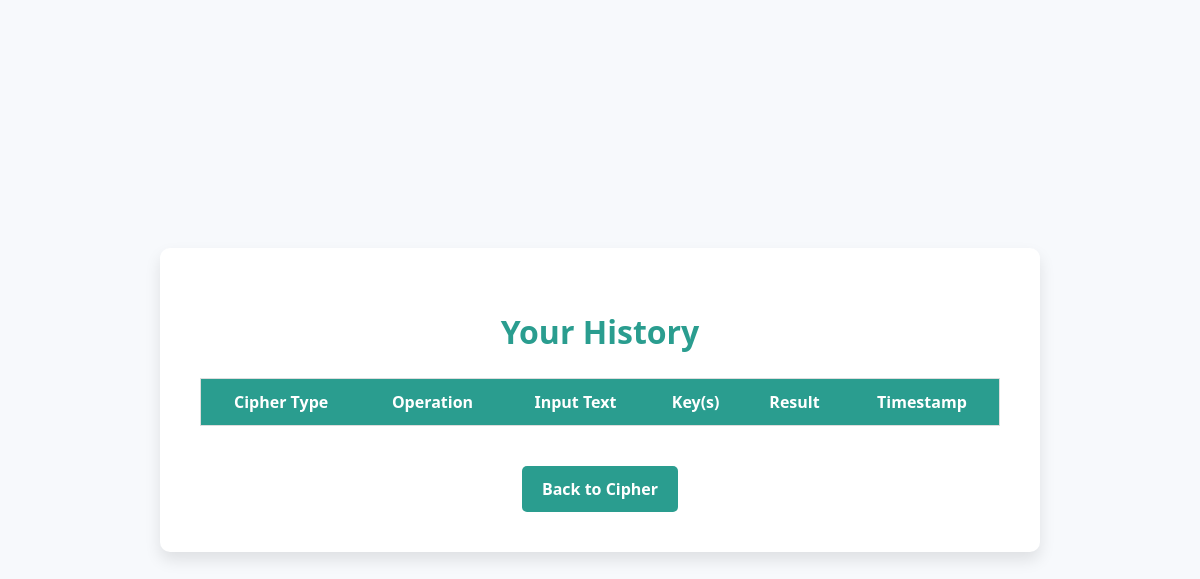
The app's page /history (signed in), older data.
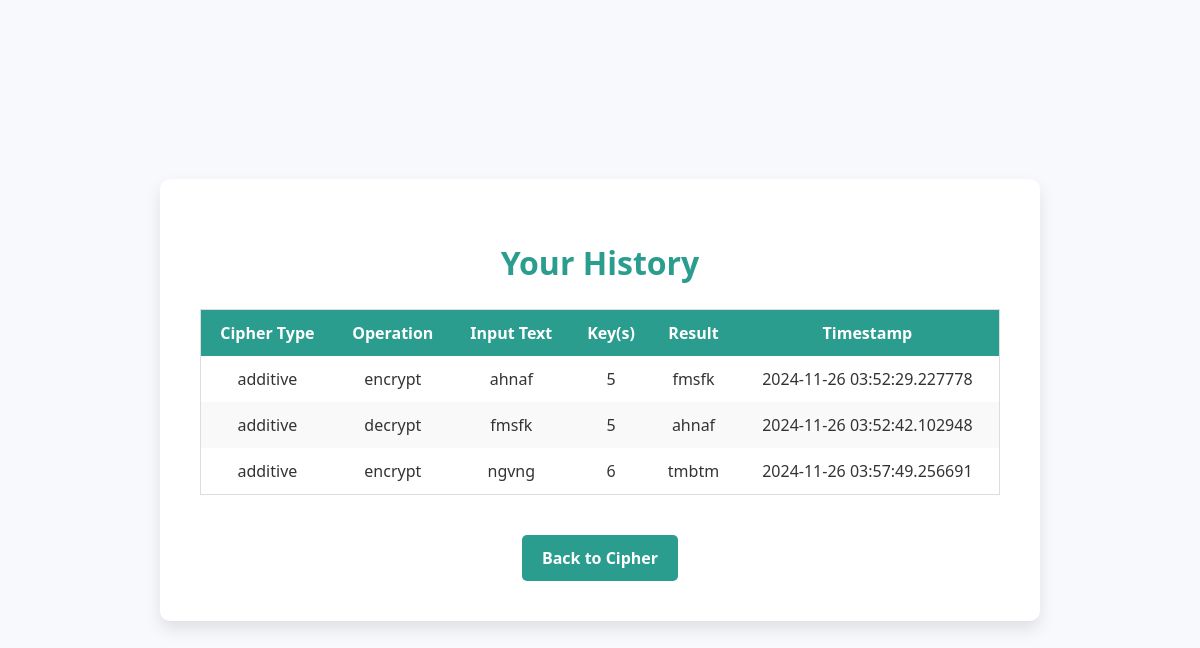
The same page, newer data.
### models.py (models this page shows)
class History(db.Model):
    id = db.Column(db.Integer, primary_key=True)
    user_id = db.Column(db.Integer, db.ForeignKey('user.id'), nullable=False)
    cipher_type = db.Column(db.String(50), nullable=False)
    operation = db.Column(db.String(50), nullable=False)
    input_text = db.Column(db.Text, nullable=False)
    key = db.Column(db.String(150), nullable=True)
    result = db.Column(db.Text, nullable=False)
    timestamp = db.Column(db.DateTime, default=datetime.utcnow)

### app.py (the view)
@app.route('/history')
@login_required
def history():
    history_data = History.query.filter_by(user_id=current_user.id).all()
    return render_template('history.html', history=history_data)

### app.py (called while the page is built)
@login_manager.user_loader
def load_user(user_id):
    return User.query.get(int(user_id))

### templates/history.html (shortened to what this page needs)
<!DOCTYPE html>
<html lang="en">
<head>
    <link rel="stylesheet" href="{{ url_for('static', filename='css/styles.css') }}">
</head>
<body>
    <div class="form-container">
        <h1>Your History</h1>
        <div class="table-container">
            <table class="history-table">
                <thead>
                    <tr>
                        <th>Cipher Type</th>
                        <th>Operation</th>
                        <th>Input Text</th>
                        <th>Key(s)</th>
                        <th>Result</th>
                        <th>Timestamp</th>
                    </tr>
                </thead>
                <tbody>
                    {% for entry in history %}
                    <tr>
                        <td>{{ entry.cipher_type }}</td>
                        <td>{{ entry.operation }}</td>
                        <td>{{ entry.input_text }}</td>
                        <td>
                            {{ entry.key }}
                        </td>
                        <td>{{ entry.result }}</td>
                        <td>{{ entry.timestamp }}</td>
                    </tr>
                    {% endfor %}
                </tbody>
            </table>
        </div>
        <a href="/" class="btn back-btn">Back to Cipher</a>
    </div>
</body>
</html>

### static/css/styles.css (style rules this page uses)
body { font-family: 'Segoe UI', Tahoma, Geneva, Verdana, sans-serif; background-color: #f7f9fc; color: #333; margin: 0; padding: 0; display: flex; justify-content: center; align-items: center; min-height: 100vh; }
.form-container { background-color: #ffffff; padding: 40px; border-radius: 10px; box-shadow: 0 8px 16px rgba(0, 0, 0, 0.1); width: 100%; max-width: 800px; text-align: center; }
h1 { font-size: 32px; color: #2a9d8f; margin-bottom: 25px; }
.history-table { width: 100%; border-collapse: collapse; margin: 20px 0; font-size: 16px; border: 1px solid #ddd; }
.history-table thead { background-color: #2a9d8f; color: #fff; }
.history-table th, .history-table td { text-align: center; padding: 12px; }
.history-table tr:nth-child(even) { background-color: #f9f9f9; }
.btn { display: inline-block; padding: 12px 20px; font-size: 16px; font-weight: bold; color: #ffffff; background-color: #2a9d8f; text-decoration: none; border-radius: 5px; }
.back-btn { margin-top: 20px; }

Row changes from the older to the newer data that the page shows:
added History: cipher_type "additive", operation "encrypt", input_text "ahnaf", key "5", result "fmsfk", timestamp "2024-11-26 03:52:29.227778"
added History: cipher_type "additive", operation "decrypt", input_text "fmsfk", key "5", result "ahnaf", timestamp "2024-11-26 03:52:42.102948"
added History: cipher_type "additive", operation "encrypt", input_text "ngvng", key "6", result "tmbtm", timestamp "2024-11-26 03:57:49.256691"
